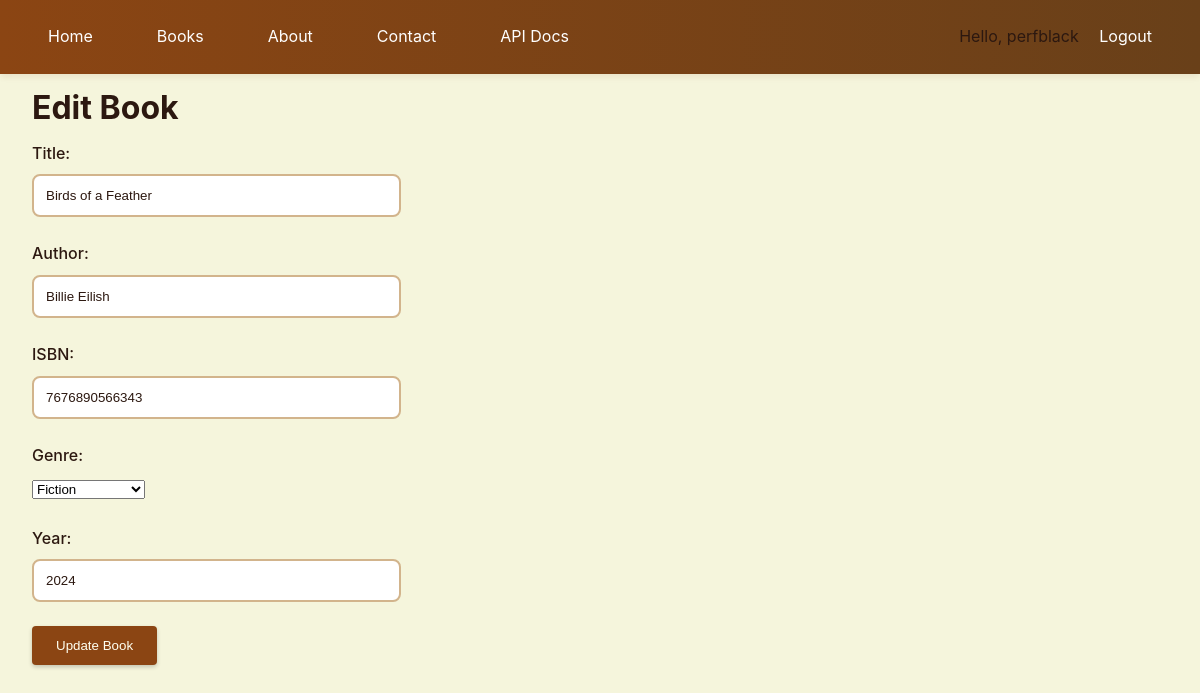
/books/edit/3 (signed in), run on the app's committed database.
### app/models/user.py (models this page shows, shortened)
class User(UserMixin, db.Model):
    id = db.Column(db.Integer, primary_key=True)  # Primary key
    username = db.Column(db.String(64), unique=True, nullable=False)  # Unique username
    email = db.Column(db.String(120), unique=True, nullable=False)  # Unique email
    password_hash = db.Column(db.String(128))  # Hashed password storage
    books = db.relationship(
        'Book',
        backref='owner',  # Adds owner property to Book model
        lazy='dynamic',  # Lazy loading for performance
        cascade='all, delete-orphan'  # Delete books when user is deleted
    )

### app/models/book.py (models this page shows, shortened)
class Book(db.Model):
    id = db.Column(db.Integer, primary_key=True)
    title = db.Column(db.String(100), nullable=False)
    author = db.Column(db.String(100), nullable=False)
    year = db.Column(db.Integer)
    isbn = db.Column(db.String(13), unique=True, nullable=True)  # Standard ISBN-13 length
    genre = db.Column(db.String(50))
    created_at = db.Column(
        db.DateTime,
        default=lambda: datetime.now(timezone.utc)
    )
    user_id = db.Column(db.Integer, db.ForeignKey('user.id'))

### app/routes.py (the view, shortened to what this page needs)
@app.route('/books/edit/<int:id>', methods=['GET', 'POST'])
@login_required
def edit_book(id):
    book = Book.query.get_or_404(id)  # Get book or 404
    if book.user_id != current_user.id:  # Check ownership
        abort(403)
    return render_template('books/edit.html', book=book)

### app/models/user.py (called while the page is built)
@login_manager.user_loader
def load_user(id: int) -> Optional['User']:
    return User.query.get(int(id))

### app/templates/books/edit.html (shortened to what this page needs)
{% extends "base.html" %}
{% block content %}
<h1 class="edit-book-header">Edit Book</h1>
<form class="edit-book-group" method="post">
    <div class="form-group">
        <label>Title:</label>
        <input type="text" name="title" value="{{ book.title }}" required />
    </div>
    <div class="form-group">
        <label>Author:</label>
        <input type="text" name="author" value="{{ book.author }}" required />
    </div>
    <div class="form-group">
        <label>ISBN:</label>
        <input
            type="text"
            name="isbn"
            value="{{ book.isbn }}"
            pattern="[0-9]{13}"
            title="Please enter a valid 13-digit ISBN"
            maxlength="13"
            required
        />
    </div>
    <div class="form-group">
        <label>Genre:</label>
        <select name="genre" required>
            <option value="Fiction" {% if book.genre == 'Fiction' %}selected{% endif %}>Fiction</option>
        </select>
    </div>
    <div class="form-group">
        <label>Year:</label>
        <input type="number" name="year" value="{{ book.year }}" required />
    </div>
    <button type="submit" class="btn">Update Book</button>
</form>
{% endblock %}

### app/templates/base.html (shortened to what this page needs)
<!DOCTYPE html>
<html>
  <head>
    <link
      rel="stylesheet"
      href="{{ url_for('static', filename='css/style.css') }}"
    />
  </head>
  <body>
    <nav>
      <div class="nav-left">
        <a href="{{ url_for('home') }}">Home</a>
        <a href="{{ url_for('books_list') }}">Books</a>
        <a href="{{ url_for('about') }}">About</a>
        <a href="{{ url_for('contact') }}">Contact</a>
        {% if current_user.is_authenticated %}
        <a href="/api/docs">API Docs</a>
        {% endif %}
      </div>
      <div class="nav-right">
        {% if current_user.is_authenticated %}
        <span class="username">Hello, {{ current_user.username }}</span>
        <a href="{{ url_for('logout') }}">Logout</a>
        {% else %}
        <a href="{{ url_for('login') }}">Login</a>
        <a href="{{ url_for('register') }}">Sign Up</a>
        {% endif %}
      </div>
    </nav>
     {% block content %}{% endblock %}
  </body>
</html>

### app/static/css/style.css (style rules this page uses)
:root { --primary: #8b4513; --primary-dark: #694019; --secondary: #475569; --background: #f5f5dc; --surface: #fffff0; --text: #2c1810; --text-light: #5c4033; --secondary: #704214; --border: #d2b48c; --shadow: 0 4px 6px -1px rgba(139, 69, 19, 0.1); }
body { font-family: "Inter", system-ui, sans-serif; margin: 0; padding: 0; background: var(--background); color: var(--text); line-height: 1.6; }
nav { background: linear-gradient(to right, var(--primary), var(--primary-dark)); padding: 1em 2em; display: flex; justify-content: space-between; align-items: center; position: sticky; top: 0; z-index: 100; box-shadow: var(--shadow); }
.nav-left { display: flex; gap: 2em; }
nav a { color: white; text-decoration: none; padding: 0.5em 1em; border-radius: 6px; transition: background-color 0.2s; }
.btn { padding: 0.75rem 1.5rem; background: var(--primary); color: var(--surface); border: none; border-radius: 4px; box-shadow: 0 2px 4px rgba(0, 0, 0, 0.2); cursor: pointer; font-weight: 500; transition: all 0.2s; }
.form-group { margin-bottom: 1.5rem; }
.form-group label { display: block; margin-bottom: 0.5rem; font-weight: 500; }
.edit-book-header { display: flow-root; margin: 0.5rem auto; padding: 0 2rem; }
.edit-book-group { display: flow-root; margin: 0.5rem auto; padding: 0 2rem; }
.form-group input, .form-group textarea { width: 30%; padding: 0.75rem; border: 2px solid var(--border); border-radius: 8px; transition: border-color 0.2s, box-shadow 0.2s; color: var(--text); }

### data on the page
User: username "perfblack"
Book: title "Birds of a Feather", author "Billie Eilish", isbn "7676890566343", genre "Fiction", year "2024"
